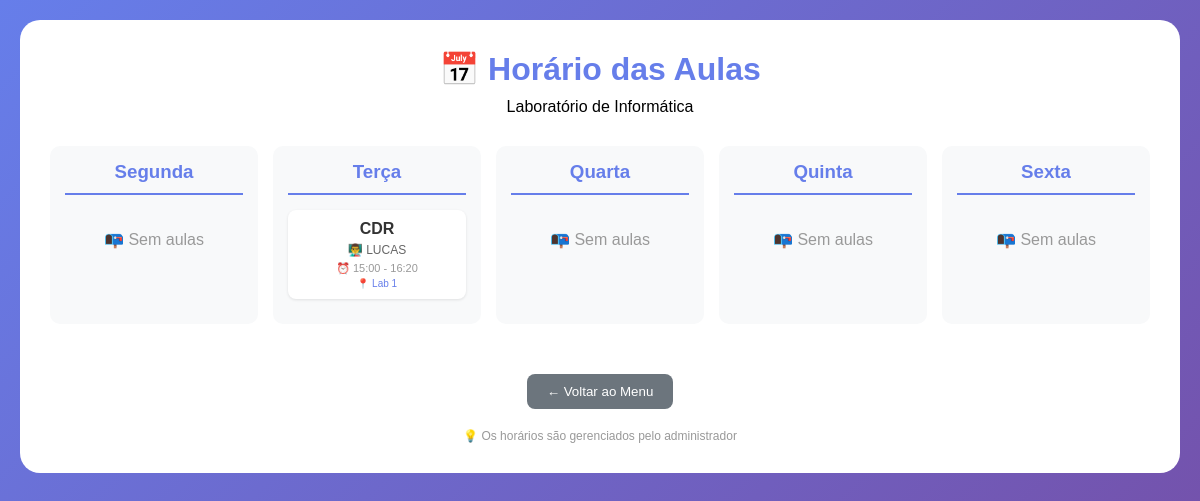
/horarios.php (signed in), run on the app's committed database.
### tables this page shows
CREATE TABLE horarios (
            id INTEGER PRIMARY KEY AUTOINCREMENT,
            dia_semana TEXT,
            materia TEXT,
            professor TEXT,
            horario_inicio TEXT,
            horario_fim TEXT,
            sala TEXT DEFAULT 'Lab 1'
        );

### horarios.php (the view, shortened to what this page needs)
<?php
$pdo = getConnection();
$dias = ['Segunda', 'Terça', 'Quarta', 'Quinta', 'Sexta'];
$horarios_por_dia = [];
foreach ($dias as $dia) {
    $stmt = $pdo->prepare("SELECT * FROM horarios WHERE dia_semana = ? ORDER BY horario_inicio");
    $stmt->execute([$dia]);
    $horarios_por_dia[$dia] = $stmt->fetchAll();
}
?>
<!DOCTYPE html>
<html lang="pt-br">
<head>
</head>
<body>
    <div class="container">
        <div class="card">
            <h1>📅 Horário das Aulas</h1>
            <p>Laboratório de Informática</p>
            <div class="grade-horarios">
                <?php foreach ($dias as $dia): ?>
                <div class="dia-coluna">
                    <h3><?php echo $dia; ?></h3>
                    <?php if (empty($horarios_por_dia[$dia])): ?>
                        <div class="vazio">📭 Sem aulas</div>
                    <?php else: ?>
                        <?php foreach ($horarios_por_dia[$dia] as $aula): ?>
                        <div class="aula-card">
                            <div class="aula-materia"><?php echo htmlspecialchars($aula['materia']); ?></div>
                            <div class="aula-professor">👨‍🏫 <?php echo htmlspecialchars($aula['professor']); ?></div>
                            <div class="aula-horario">⏰ <?php echo substr($aula['horario_inicio'], 0, 5); ?> - <?php echo substr($aula['horario_fim'], 0, 5); ?></div>
                            <div class="aula-sala">📍 <?php echo htmlspecialchars($aula['sala']); ?></div>
                        </div>
                        <?php endforeach; ?>
                    <?php endif; ?>
                </div>
                <?php endforeach; ?>
            </div>
            <button onclick="location.href='menu.php'" class="btn-voltar">← Voltar ao Menu</button>
            <div class="legenda">💡 Os horários são gerenciados pelo administrador</div>
        </div>
    </div>
</body>
</html>

### horarios.php (style rules this page uses)
* { margin: 0; padding: 0; box-sizing: border-box; }
body { font-family: Arial, sans-serif; background: linear-gradient(135deg, #667eea 0%, #764ba2 100%); min-height: 100vh; padding: 20px; }
.container { max-width: 1200px; margin: 0 auto; }
.card { background: white; border-radius: 20px; padding: 30px; text-align: center; }
h1 { color: #667eea; margin-bottom: 10px; }
.grade-horarios { display: grid; grid-template-columns: repeat(5, 1fr); gap: 15px; margin: 30px 0; }
.dia-coluna { background: #f8f9fa; border-radius: 10px; padding: 15px; }
.dia-coluna h3 { color: #667eea; margin-bottom: 15px; padding-bottom: 10px; border-bottom: 2px solid #667eea; }
.aula-card { background: white; border-radius: 8px; padding: 10px; margin-bottom: 10px; box-shadow: 0 1px 3px rgba(0,0,0,0.1); }
.aula-materia { font-weight: bold; color: #333; }
.aula-professor { font-size: 12px; color: #666; margin: 5px 0; }
.aula-horario { font-size: 11px; color: #999; }
.aula-sala { font-size: 10px; color: #667eea; margin-top: 3px; }
.vazio { text-align: center; color: #999; padding: 20px; }
.btn-voltar { background: #6c757d; color: white; border: none; padding: 10px 20px; border-radius: 8px; cursor: pointer; margin-top: 20px; }
.legenda { font-size: 12px; color: #999; margin-top: 20px; }

### data on the page
horarios: materia "CDR", professor "LUCAS", horario_inicio "15:00", horario_fim "16:20", sala "Lab 1"

### other printed values
$dia "Segunda"
$dia "Terça"
$dia "Quarta"
$dia "Quinta"
$dia "Sexta"
